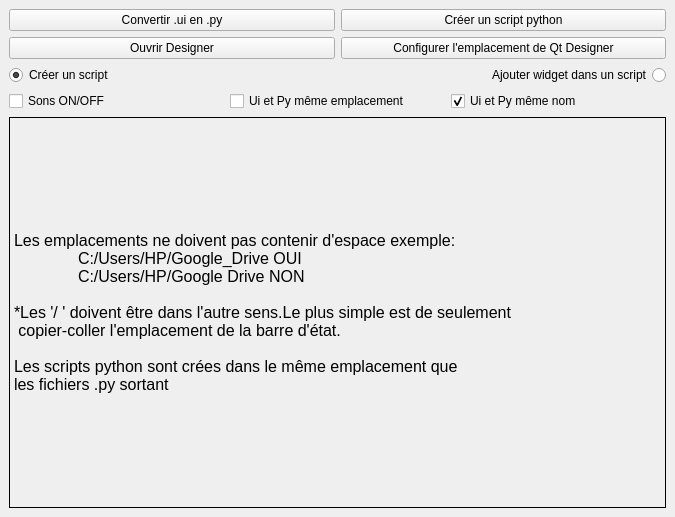
<?xml version="1.0" encoding="UTF-8"?>
<ui version="4.0">
 <class>MainWindow</class>
 <widget class="QMainWindow" name="MainWindow">
  <property name="geometry">
   <rect>
    <x>0</x>
    <y>0</y>
    <width>675</width>
    <height>517</height>
   </rect>
  </property>
  <property name="windowTitle">
   <string>Ui to Py</string>
  </property>
  <widget class="QWidget" name="centralwidget">
   <layout class="QGridLayout" name="gridLayout">
    <item row="6" column="0" colspan="2">
     <layout class="QHBoxLayout" name="horizontalLayout_4">
      <property name="sizeConstraint">
       <enum>QLayout::SetNoConstraint</enum>
      </property>
      <item>
       <widget class="QLabel" name="LblInfo">
        <property name="font">
         <font>
          <pointsize>12</pointsize>
         </font>
        </property>
        <property name="frameShape">
         <enum>QFrame::Panel</enum>
        </property>
        <property name="frameShadow">
         <enum>QFrame::Plain</enum>
        </property>
        <property name="text">
         <string>Les emplacements ne doivent pas contenir d'espace exemple:
	C:/Users/HP/Google_Drive OUI
	C:/Users/HP/Google Drive NON

*Les '/ ' doivent être dans l'autre sens.Le plus simple est de seulement
 copier-coller l'emplacement de la barre d'état.

Les scripts python sont crées dans le même emplacement que 
les fichiers .py sortant</string>
        </property>
       </widget>
      </item>
     </layout>
    </item>
    <item row="3" column="1">
     <widget class="QRadioButton" name="RbAjout">
      <property name="layoutDirection">
       <enum>Qt::RightToLeft</enum>
      </property>
      <property name="text">
       <string>Ajouter widget dans un script</string>
      </property>
     </widget>
    </item>
    <item row="3" column="0">
     <widget class="QRadioButton" name="RbCreer">
      <property name="text">
       <string>Créer un script</string>
      </property>
      <property name="checked">
       <bool>true</bool>
      </property>
     </widget>
    </item>
    <item row="1" column="0" colspan="2">
     <layout class="QHBoxLayout" name="horizontalLayout">
      <property name="sizeConstraint">
       <enum>QLayout::SetMinimumSize</enum>
      </property>
      <item>
       <widget class="QPushButton" name="BtnGo">
        <property name="text">
         <string>Convertir .ui en .py</string>
        </property>
        <property name="autoDefault">
         <bool>false</bool>
        </property>
       </widget>
      </item>
      <item>
       <widget class="QPushButton" name="BtnCode">
        <property name="enabled">
         <bool>true</bool>
        </property>
        <property name="text">
         <string>Créer un script python</string>
        </property>
        <property name="autoDefault">
         <bool>true</bool>
        </property>
       </widget>
      </item>
     </layout>
    </item>
    <item row="5" column="0" colspan="2">
     <layout class="QHBoxLayout" name="horizontalLayout_2">
      <item>
       <widget class="QCheckBox" name="ChkSons">
        <property name="text">
         <string>Sons ON/OFF</string>
        </property>
       </widget>
      </item>
      <item>
       <widget class="QCheckBox" name="chkSamePath">
        <property name="text">
         <string>Ui et Py même emplacement</string>
        </property>
       </widget>
      </item>
      <item>
       <widget class="QCheckBox" name="ChkSame">
        <property name="enabled">
         <bool>true</bool>
        </property>
        <property name="text">
         <string>Ui et Py même nom</string>
        </property>
        <property name="checked">
         <bool>true</bool>
        </property>
       </widget>
      </item>
     </layout>
    </item>
    <item row="2" column="0" colspan="2">
     <layout class="QHBoxLayout" name="horizontalLayout_3">
      <item>
       <widget class="QPushButton" name="BtnQt">
        <property name="text">
         <string>Ouvrir Designer</string>
        </property>
       </widget>
      </item>
      <item>
       <widget class="QPushButton" name="BtnPathQt">
        <property name="text">
         <string>Configurer l'emplacement de Qt Designer</string>
        </property>
       </widget>
      </item>
     </layout>
    </item>
   </layout>
  </widget>
 </widget>
 <resources/>
 <connections/>
</ui>
